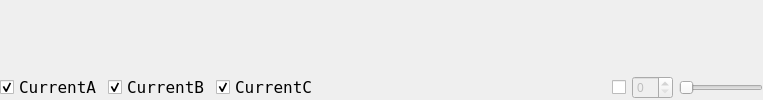
        <widget class="QWidget" name="tab_3">
         <attribute name="title">
          <string>Current</string>
         </attribute>
         <layout class="QGridLayout" name="gridLayout_8" rowstretch="12,0">
          <property name="leftMargin">
           <number>0</number>
          </property>
          <property name="topMargin">
           <number>0</number>
          </property>
          <property name="rightMargin">
           <number>0</number>
          </property>
          <property name="bottomMargin">
           <number>0</number>
          </property>
          <item row="0" column="0">
           <widget class="QCustomPlot" name="widgetPlot3" native="true"/>
          </item>
          <item row="1" column="0">
           <layout class="QHBoxLayout" name="horizontalLayout_4">
            <item>
             <widget class="QCheckBox" name="checkboxData3_1">
              <property name="font">
               <font>
                <family>Fixedsys</family>
                <pointsize>12</pointsize>
                <weight>50</weight>
                <italic>false</italic>
                <bold>false</bold>
               </font>
              </property>
              <property name="text">
               <string>CurrentA</string>
              </property>
              <property name="checked">
               <bool>true</bool>
              </property>
             </widget>
            </item>
            <item>
             <widget class="QCheckBox" name="checkboxData3_2">
              <property name="font">
               <font>
                <family>Fixedsys</family>
                <pointsize>12</pointsize>
                <weight>50</weight>
                <italic>false</italic>
                <bold>false</bold>
               </font>
              </property>
              <property name="text">
               <string>CurrentB</string>
              </property>
              <property name="checked">
               <bool>true</bool>
              </property>
             </widget>
            </item>
            <item>
             <widget class="QCheckBox" name="checkboxData3_3">
              <property name="font">
               <font>
                <family>Fixedsys</family>
                <pointsize>12</pointsize>
                <weight>50</weight>
                <italic>false</italic>
                <bold>false</bold>
               </font>
              </property>
              <property name="text">
               <string>CurrentC</string>
              </property>
              <property name="checked">
               <bool>true</bool>
              </property>
             </widget>
            </item>
            <item>
             <spacer name="horizontalSpacer_3">
              <property name="orientation">
               <enum>Qt::Horizontal</enum>
              </property>
              <property name="sizeHint" stdset="0">
               <size>
                <width>288</width>
                <height>20</height>
               </size>
              </property>
             </spacer>
            </item>
            <item>
             <widget class="QCheckBox" name="xScale_3">
              <property name="text">
               <string/>
              </property>
             </widget>
            </item>
            <item>
             <widget class="QSpinBox" name="xScale_spinBox3">
              <property name="enabled">
               <bool>false</bool>
              </property>
             </widget>
            </item>
            <item>
             <widget class="QSlider" name="horizontalSlider_3">
              <property name="enabled">
               <bool>false</bool>
              </property>
              <property name="orientation">
               <enum>Qt::Horizontal</enum>
              </property>
             </widget>
            </item>
           </layout>
          </item>
         </layout>
        </widget>
